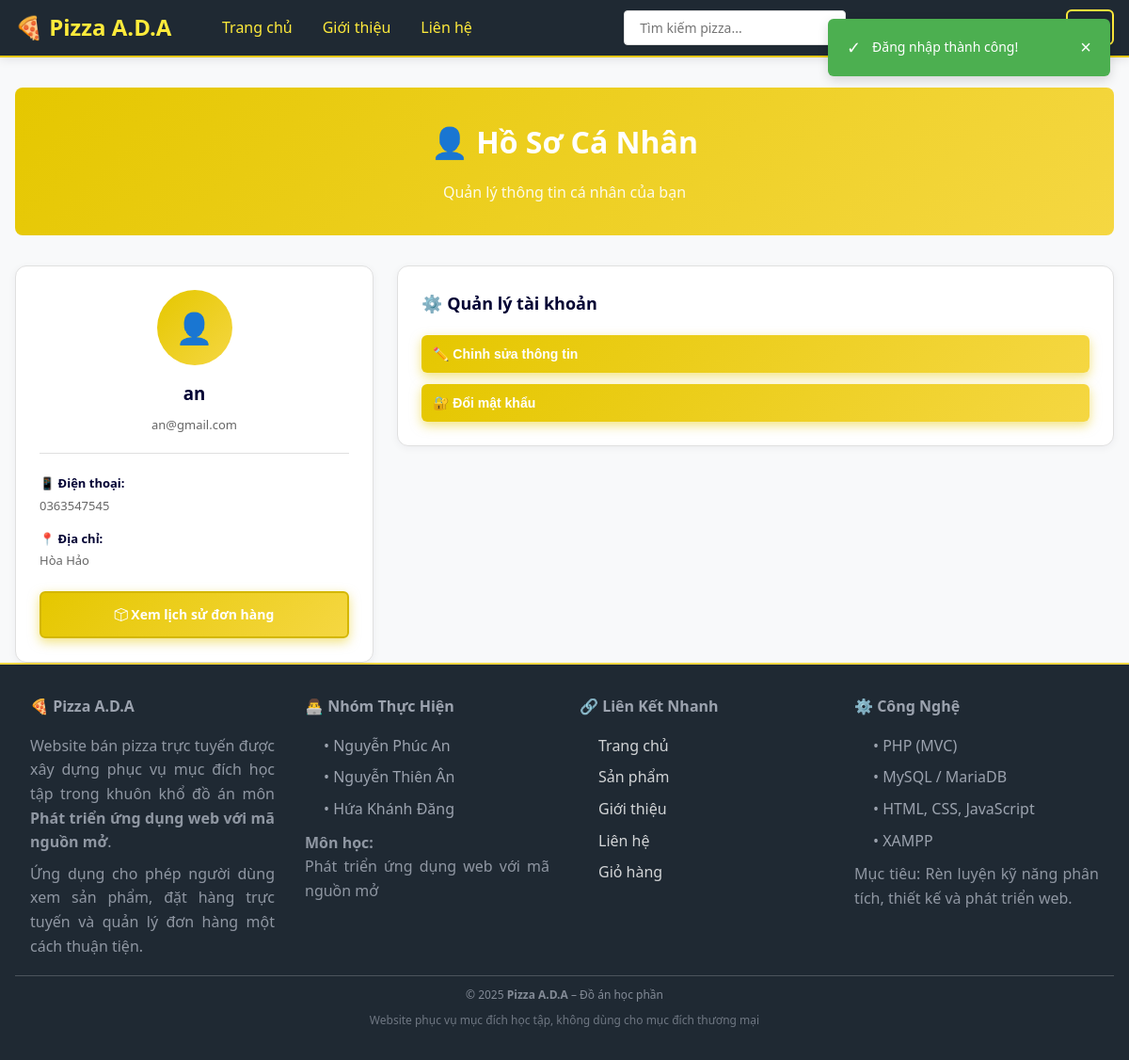
Screenshot of /public/index.php?action=profile&method=view (signed in) with the database file from the repository.
### tables this page shows
CREATE TABLE `users` (
  `user_id` int(11) NOT NULL,
  `ten_nguoi_dung` varchar(255) NOT NULL,
  `email_user` varchar(255) NOT NULL,
  `mat_khau` varchar(255) NOT NULL,
  `so_dien_thoai_user` varchar(10) NOT NULL,
  `dia_chi` text NOT NULL,
  `ngay_tao_user` timestamp NOT NULL DEFAULT current_timestamp() ON UPDATE current_timestamp(),
  `ngay_cap_nhap_user` timestamp NULL DEFAULT NULL
);

### app/Controllers/Controller.php (called while the page is built, shortened)
<?php
class Controller
{
    protected function render($view, $data = [])
    {
        extract($data);
        $viewPath = APP_PATH . 'Views/' . $view . '.php';
        include $viewPath;
    }
    protected function checkSession()
    {
        if (isset($_SESSION['user_id'])) {
            $this->user = [
                'user_id' => $_SESSION['user_id'],
                'ten_nguoi_dung' => $_SESSION['ten_nguoi_dung'],
                'email_user' => $_SESSION['email_user'] ?? null,
                'is_customer' => true
            ];
        }
    }
}
?>

### app/Controllers/ProfileController.php (called while the page is built, shortened)
<?php
require_once APP_PATH . 'Controllers/Controller.php';
require_once APP_PATH . 'Models/User.php';
class ProfileController extends Controller
{
    private $userModel;
    public function __construct()
    {
        $this->userModel = new User();
    }
    public function view()
    {
        $user = $this->userModel->read($this->user['user_id']);
        $data = ['user' => $user];
        $this->render('profile/view', $data);
    }
        if (empty($orders)): ?>
        <?php endif;
}

### config/Database.php (called while the page is built)
<?php
class Database
{
    private static $connection = null;
    public static function connect()
    {
        if (self::$connection === null) {
            try {
                $config = [
                    'host' => 'localhost:3307',
                    'dbname' => 'web_ban_pizza',
                    'user' => 'root',
                    'password' => ''
                ];
                $dsn = "mysql:host=" . $config['host'] . ";dbname=" . $config['dbname'] . ";charset=utf8mb4";
                self::$connection = new PDO(
                    $dsn,
                    $config['user'],
                    $config['password'],
                    [
                        PDO::ATTR_ERRMODE => PDO::ERRMODE_EXCEPTION,
                        PDO::ATTR_DEFAULT_FETCH_MODE => PDO::FETCH_ASSOC,
                        PDO::ATTR_EMULATE_PREPARES => false
                    ]
                );
            } catch (PDOException $e) {
                die("Connection Error: " . $e->getMessage());
            }
        }
        return self::$connection;
    }
}
?>

### app/Models/User.php (called while the page is built, shortened)
<?php
require_once APP_PATH . 'Models/Model.php';
class User extends Model
{
    protected function getPrimaryKey()
    {
        return 'user_id';
    }
}
?>

### app/Models/Model.php (called while the page is built, shortened)
<?php
require_once ROOT_PATH . 'config/Database.php';
abstract class Model
{
    protected $db;
    protected $table;
    public function __construct()
    {
        $this->db = Database::connect();
    }
    public function read($id)
    {
        $pk = $this->getPrimaryKey();
        $sql = "SELECT * FROM {$this->table} WHERE {$pk} = ?";
        $stmt = $this->db->prepare($sql);
        $stmt->execute([$id]);
        return $stmt->fetch();
    }
}
?>

### app/Views/profile/view.php (the view, shortened to what this page needs)
<?php include APP_PATH . 'Views/layout/header.php'; ?>
<div class="container">
    <div class="page-header">
        <h1>👤 Hồ Sơ Cá Nhân</h1>
        <p>Quản lý thông tin cá nhân của bạn</p>
    </div>
    <div style="display: grid; grid-template-columns: 1fr 2fr; gap: 25px; margin-top: 30px;">
        <div style="background: white; padding: 25px; border-radius: 12px; border: 1px solid #e0e0e0; height: fit-content; box-shadow: 0 2px 8px rgba(0,0,51,0.05);">
            <div style="text-align: center; margin-bottom: 20px;">
                <div style="width: 80px; height: 80px; margin: 0 auto 15px; background: linear-gradient(135deg, var(--primary-color) 0%, var(--primary-light) 100%); border-radius: 50%; display: flex; align-items: center; justify-content: center; color: white; font-size: 32px;">
                    👤
                </div>
                <h3 style="margin: 0 0 8px 0; color: var(--text-dark);"><?php echo htmlspecialchars($user['ten_nguoi_dung']); ?></h3>
                <p style="margin: 0; font-size: 13px; color: #666;"><?php echo htmlspecialchars($user['email_user']); ?></p>
            </div>
            <hr style="border: none; border-top: 1px solid #e0e0e0; margin: 20px 0;">
            <div style="font-size: 13px; color: #666; line-height: 1.8;">
                <div style="margin-bottom: 12px;">
                    <strong style="color: var(--text-dark);">📱 Điện thoại:</strong><br>
                    <?php echo htmlspecialchars($user['so_dien_thoai_user'] ?? 'Chưa cập nhật'); ?>
                </div>
                <div>
                    <strong style="color: var(--text-dark);">📍 Địa chỉ:</strong><br>
                    <?php echo htmlspecialchars($user['dia_chi'] ?? 'Chưa cập nhật'); ?>
                </div>
            </div>
            <div style="margin-top: 20px;">
                <a href="<?php echo SITE_URL; ?>index.php?action=order&method=history" class="btn btn-primary" style="display: block; text-align: center; text-decoration: none; background: linear-gradient(135deg, var(--primary-color) 0%, var(--primary-light) 100%); color: white; padding: 12px; border-radius: 6px; font-weight: 600;">
                    <i class="bi bi-box"></i> Xem lịch sử đơn hàng
                </a>
            </div>
        </div>
        <div style="background: white; padding: 25px; border-radius: 12px; border: 1px solid #e0e0e0; height: fit-content; box-shadow: 0 2px 8px rgba(0,0,51,0.05);">
            <h3 style="margin-top: 0; margin-bottom: 20px; color: var(--text-dark); font-size: 18px;">⚙️ Quản lý tài khoản</h3>
            <div style="display: flex; flex-direction: column; gap: 12px;">
                <button onclick="openEditModal()" class="btn btn-primary" style="background: linear-gradient(135deg, var(--primary-color) 0%, var(--primary-light) 100%); border: none; color: white; padding: 12px; border-radius: 6px; font-weight: 600; cursor: pointer; transition: transform 0.2s; text-align: left;" onMouseOver="this.style.transform='translateY(-2px)'" onMouseOut="this.style.transform='translateY(0)'">
                    ✏️ Chỉnh sửa thông tin
                </button>
                <button onclick="openPasswordModal()" class="btn btn-primary" style="background: linear-gradient(135deg, var(--primary-color) 0%, var(--primary-light) 100%); border: none; color: white; padding: 12px; border-radius: 6px; font-weight: 600; cursor: pointer; transition: transform 0.2s; text-align: left;" onMouseOver="this.style.transform='translateY(-2px)'" onMouseOut="this.style.transform='translateY(0)'">
                    🔐 Đổi mật khẩu
                </button>
            </div>
        </div>
    </div>
</div>
<?php include APP_PATH . 'Views/layout/footer.php'; ?>

### public/assets/css/base.css (style rules this page uses)
* { margin: 0; padding: 0; box-sizing: border-box; }
:root { --primary-color: #e5c700; --primary-dark: #d4b700; --primary-light: #f5d742; --accent-color: #ffeb3b; --accent-light: #ffeb99; --success-color: #27ae60; --error-color: #e74c3c; --warning-color: #f39c12; --info-color: #3498db; --bg-light: #f8f9fa; --bg-white: #ffffff; --text-dark: #000033; --text-gray: #666666; --text-light: #999999; --border-color: #e0e0e0; --spacing-xs: 4px; --spacing-sm: 8px; --spacing-md: 16px; --spacing-lg: 24px; --spacing-xl: 32px; }
body { font-family: 'Segoe UI', Tahoma, Geneva, Verdana, sans-serif; color: var(--text-gray); background-color: var(--bg-light); line-height: 1.6; }
a { color: var(--primary-color); text-decoration: none; transition: color 0.3s ease; }
.container { max-width: 1200px; margin: 0 auto; padding: 0 var(--spacing-md); }

### public/assets/css/components.css (style rules this page uses)
.page-header { background: linear-gradient(135deg, var(--primary-color) 0%, var(--primary-light) 100%); color: white; padding: var(--spacing-xl) 0; margin: var(--spacing-xl) 0; text-align: center; border-radius: 8px; }
.page-header h1 { font-size: 32px; font-weight: 700; margin: 0; }
.btn { padding: var(--spacing-sm) var(--spacing-md); border: none; border-radius: 4px; cursor: pointer; font-size: 14px; font-weight: 500; transition: all 0.3s ease; display: inline-block; text-align: center; }
.btn-primary { background-color: var(--primary-color); color: #000033; font-weight: 700; box-shadow: 0 4px 12px rgba(229, 199, 0, 0.5); border: 2px solid #d4b700; }

### public/assets/css/pages-about.css (style rules this page uses)
.page-header { background: linear-gradient(135deg, var(--primary-color) 0%, var(--primary-light) 100%); color: white; padding: var(--spacing-xl) 0; margin: var(--spacing-xl) 0; text-align: center; border-radius: 8px; }
.page-header h1 { font-size: 32px; font-weight: 700; margin: 0 0 var(--spacing-md) 0; }
.page-header p { font-size: 16px; margin: 0; opacity: 0.9; }

### rows the page displays
users: ten_nguoi_dung "an", email_user "an@gmail.com", so_dien_thoai_user "0363547545", dia_chi "Hòa Hảo"
